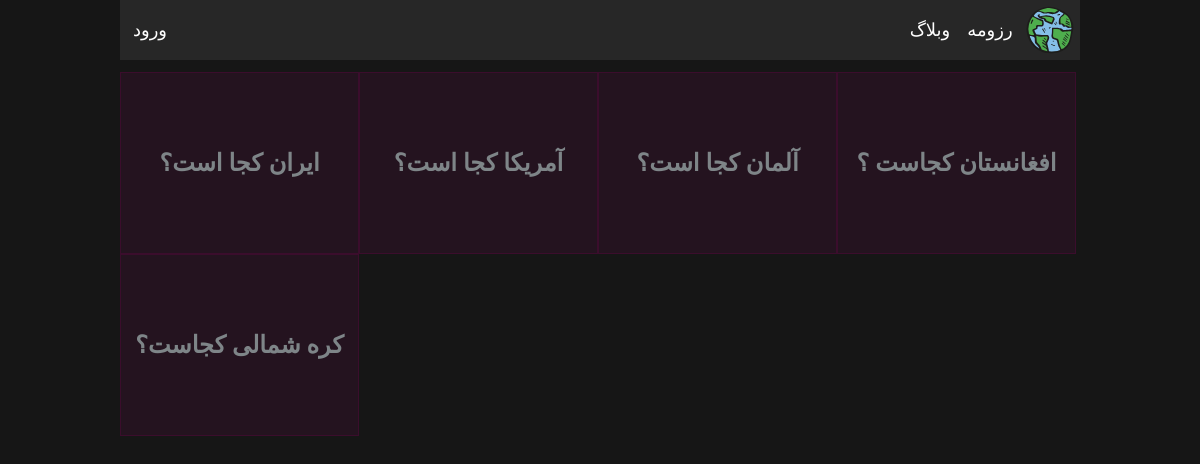
/posts/, run on the app's committed database.
### management/models.py (models this page shows, shortened)
class Post(m.Model):
    title = m.CharField(max_length=255)
    content = m.TextField()
    view = m.IntegerField(default=0)
    created = m.DateTimeField(auto_now_add=True)
    midified = m.DateTimeField(auto_now=True)
    class Meta:
        verbose_name = "پست"
        verbose_name_plural = "پست ها"

### management/views.py (the view)
# urls.py: path('posts/',post_list,name='blog'),
def post_list(request):
    context= check_login(request)
    posts = Post.objects.all()
    context.update({'posts' : posts})
    return render(request,'posts/post_list.html',context=context)

### management/views.py (called while the page is built)
def check_login(request):
    context = {'Flag' : 'False'}
    if request.user.is_authenticated:
        user = User.objects.get(username=request.user.username)
        context = {'user' : user.username,'Flag' : 'True'}
    return context

### management/templates/posts/post_list.html (shortened to what this page needs)
{% extends "main.html" %}
{% load static %}
{% block content %}
<ul class="posts">
    {% for post in posts %}
    <a href= "{% url 'blog' %}{{ post.id }}">
        <li class="post">
        {{ post.title }}
        </li>
    </a>
    {% endfor %}
</ul>
{% endblock  %}

### management/templates/main.html (shortened to what this page needs)
{% load static %}
<!DOCTYPE html>
<html lang="en">
<head>
    <link rel = "stylesheet" href="{% static 'style.css' %}">
</head>
<body>
    <header>
        <ul class="menu">
            <li class="option"><img class="logo" src="{% static 'svg\earth.svg' %}"></li>
            <a href={% url "home" %}><li class="option" href="google.com">رزومه</li></a>
            <a href={% url "blog" %}><li class="option">وبلاگ</li></a>
            {% if Flag == 'True' %}
                <a href={% url "logout" %}><li class="option" style="float:left;">{{ user }}</li></a>
                <a href={% url "admin_panel" %}><li class="option" style="float:left;"> مدیریت</li></a>
            {% else %}
                <a href={% url "login" %}><li class="option" style="float:left;">ورود</li></a>
            {% endif %}
        </ul>
    </header>
    {% block content %}{% endblock %}
</body>
</html>

### management/static/style.css (style rules this page uses)
body { background-color: #161616; margin: 0px; margin-right: 10vw; margin-left: 10vw; font-family: 'B Koodak'; }
.logo { padding-right: 10vw;width: 5vw; }
* { margin: 0px; padding: 0px; }
a { color: #161616; }
li { list-style: none; }
.posts { display: flex; flex-wrap: wrap; list-style: none; }
.post { display: inline-block; align-content: center; text-align: center; font-size: 2vw; font-weight: 900; color: #7e8588; width: 19.75vw; height: 15vw; background-color: rgba(92, 7, 64, 0.2); border: 0.125vw solid rgba(92, 7, 64, 0.4); transition: 0.75s; }
.menu { list-style-type: none; margin-bottom: 1vw; overflow: hidden; background-color: #272727; }
.option { font-size: 1.5vw; color: white; align-content: center; text-align: center; justify-content: center; float: right; width: 5vw; height: 5vw; transition: 0.2s; }

### data on the page
Post: title "ایران کجا است؟"
Post: title "آمریکا کجا است؟"
Post: title "آلمان کجا است؟"
Post: title "افغانستان کجاست ؟"
Post: title "کره شمالی کجاست؟"
